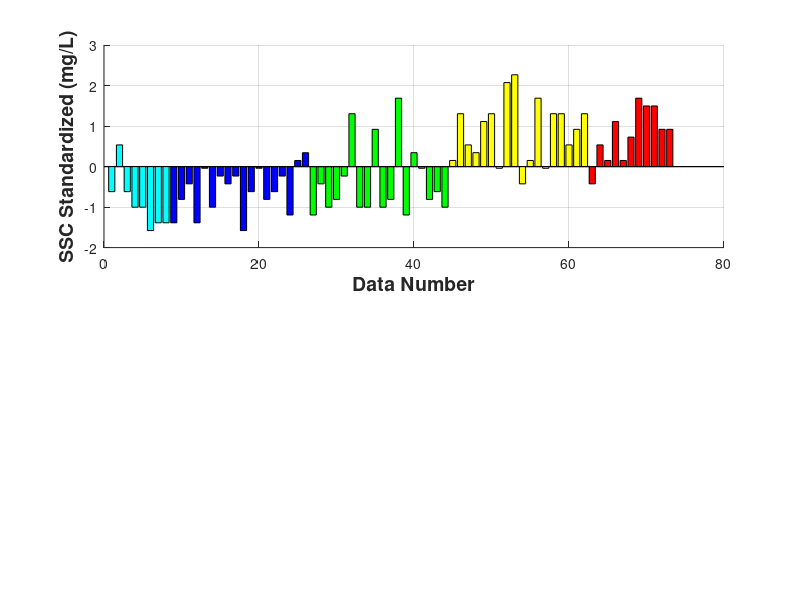

Reproduce this figure in MATLAB. (Note: this script raises an error after producing the figure.)
clear all
load data.mat

%SST.X columna 1, datos de SSC y columna 2 datos de backscatter. 
%X.pre columna 1, datos de SSC estandarizados y columna 2 datos de
%backscatter estandarizados. Estandarización = (data-mean)/standard deviation

%% Parte 1: graficamos los datos crudo.
cu=unique(SST.Label.Transect);
vector=1:size(Xpre,1);
colors={'green','blue','red','yellow','cyan'};
cuu={'Brazza-Kin    December 27th, 2023','Brazza-Kin    May 4th, 2023','VN-MBAMU   March 29th, 2023','QP-MBAMU   March 23rd, 2023','YORO             October 19th, 2022'};
unidades={'SSC Standardized (mg/L)',{'ABS Standardized (dB)'}};
u=[0 1];
figure(1)
for j=1:2
    subplot(2,1,j)
    for i=1:5
        hold on
        these=strcmp(SST.Label.Transect,cu{i});
        bar(vector(these),Xpre(these,j),'FaceColor',colors{i});
        ylabel(unidades{j},'FontSize',14,'FontWeigh','bold')
        hold off
    end
    xlabel('Data Number','FontSize',14,'FontWeigh','bold')
    grid on
    ax = gca;  % Obtener el objeto de los ejes actuales
ax.LineWidth = 1.2;
end
legend(cuu,'FontSize',12,'FontWeight','bold')

%subplot(2,2,[2 4])
scatter(SST.X(:,2),SST.X(:,1),'filled','k'); 
xlabel('Acoustic Backscatter Signal (dB)','FontSize',16,'FontWeight','bold');
ylabel('SSC (mg/L)','FontSize',16,'FontWeight','bold')
title(['Data Number=' num2str(length(SST.X(:,1)))],'FontSize',16)
ylim([0 50])
xlim([70 100])
ax = gca;  % Obtener el objeto de los ejes actuales
ax.LineWidth = 1.2;
%xlabel('Acoustic Backscatter signal')
%ylabel('Suspended Sediment Concentration [mg/L]')

clearvars -except Xpre SST

var=Xpre>0; %valores de datos estandarizados positivos 1 y negativos 0 
SST2=var(:,1);
BACK=var(:,2);
x=[];
%Las variables SST22 y BACK seran columnas de datos logicos donde 1 seran
%positivos y 0 seran negativos
for i=1:length(SST2)
    if SST2(i)==BACK(i) 
        x=[x;i]; %%% posiciones donde los datos estandarizados tienen el mismo signo positivo o negativo 
    end
end
clearvars SST2 BACK var i
%creamos una nueva estructura consevando unicamente los valores en la posicion x
X=SST.X(x,:);  % valores donde se cumple la condicion que escogimos
anomalia=Xpre(x,:);
T=SST.Label.Transect(x,:); % nombre transectos, quitamos las posiciones 
cu=unique(T);
vector=1:size(X,1);
colors={'green','blue','red','yellow','cyan'};
unidades={'Suspended Sediment concentration [mg/L]',{'Backscatter'}};
u=[0 1];
% figure(2)
% for j=1:2
%     subplot(2,2,j+u(j))
%     for i=1:5
%         hold on
%         these=strcmp(T,cu{i});
%         bar(vector(these),anomalia(these,j),'FaceColor',colors{i});
%         ylabel(unidades{j})
%         hold off
%     end
%     title('Anomalias')
% end
% legend(cu)
% 
% 
% 
% subplot(2,2,[2 4])
% scatter(X(:,2),X(:,1),'filled'); xlabel('Backscatter');ylabel('SST (mg/L)')
% text(72,40,['r =',num2str(sprintf('%.2f',corr(X(:,2),X(:,1))))],'FontSize',18)
% text(72,35,['r^2 =' num2str(sprintf('%.2f',corr(X(:,2),X(:,1))^2))],'FontSize',18)
% title(['scatterplot de todos los datos sin filtrar ' 'N= ' num2str(length(X(:,1)))],'FontSize',18)
% ylim([0 50])
% xlim([70 100])

%% Parte 3: filtramos nuevamente los datos
% writematrix(X,'goodpoint.xlsx')

var=anomalia(:,1)-anomalia(:,2); % solo dejamos las anomalias del mismo signo que esten a cierta magnitud de diferencia igual a in
in=abs(var) < 0.85;
X2=X(in,:); % variables filtradas (X) filtradas nuevame, mg/L
T2=T(in,:); % transectas de variables doblemente filtradas
anomalia2=anomalia(in,:);
clearvars -except SST T2 X2 anomalia2


cu=unique(T2);
vector=1:size(X2,1);
colors={'green','blue','red','yellow','cyan'};
unidades={'SSC Standardized',{'ABS Standardized'}};
u=[0 1];
cuu={'Brazza-Kin    27/12/2023','Brazza-Kin    04/05/2023','MALUKO      29/03/2023','QP-MBAMU 23/03/2023','YORO          19/10/2022'};
figure(3)
for j=1:2
    subplot(2,2,j+u(j))
    for i=1:5
        hold on
        these=strcmp(T2,cu{i});
        bar(vector(these),anomalia2(these,j),'FaceColor',colors{i});
        ylabel(unidades{j},'FontSize',15,'FontWeight','bold')
        hold off
    end
    xlabel('Data Number','FontSize',15,'FontWeight','bold')
    %set(gca,'FontSize',10,'FontWeigh','bold')

end
legend(cuu,'FontSize',9)

x=1:100;
modelo=0.0149*exp(0.0836*x);

correlacion=0.83; % correlacion de un ajuste exponencial hecha en excel 
coeficiente_correlacion=0.69; % Coeficiente de correlacion de un ajuste exponencial hecho en excel 

subplot(2,2,[2 4])
scatter(X2(:,2),X2(:,1),'filled','k'); 
xlabel('Acustic Backscatter Signal (dB)','FontSize',15,'FontWeight','bold');
ylabel('SSC (mg/L)','FontSize',15,'FontWeight','bold')
text(71,48,['r =' num2str(correlacion)],'FontSize',15,'FontWeight','bold')
text(71,44,['R^2=' num2str(coeficiente_correlacion)],'FontSize',15,'FontWeight','bold')
text(82,6,['SSC=0.0149*exp(0.0836*ABS)'],'FontSize',15)
text(82,5,['N=' num2str(length(X2(:,1)))],'FontSize',15)
%title(['Scatter plot ' 'N= ' num2str(length(X2(:,1)))],'FontSize',17)
ylim([0 50])
xlim([70 100])
%set(gca,'FontSize',12,'FontWeigh','bold')
hold on
plot(modelo,'r','LineWidth',1.5)
ax = gca;  % Obtener el objeto de los ejes actuales
ax.LineWidth = 1.2;  % Establecer el grosor deseado (por ejemplo, 2)
hold off
% writematrix(X2,'goodpoint2.xlsx')

 
[coef_corr, p] = corr(X2(:,2),X2(:,1));
